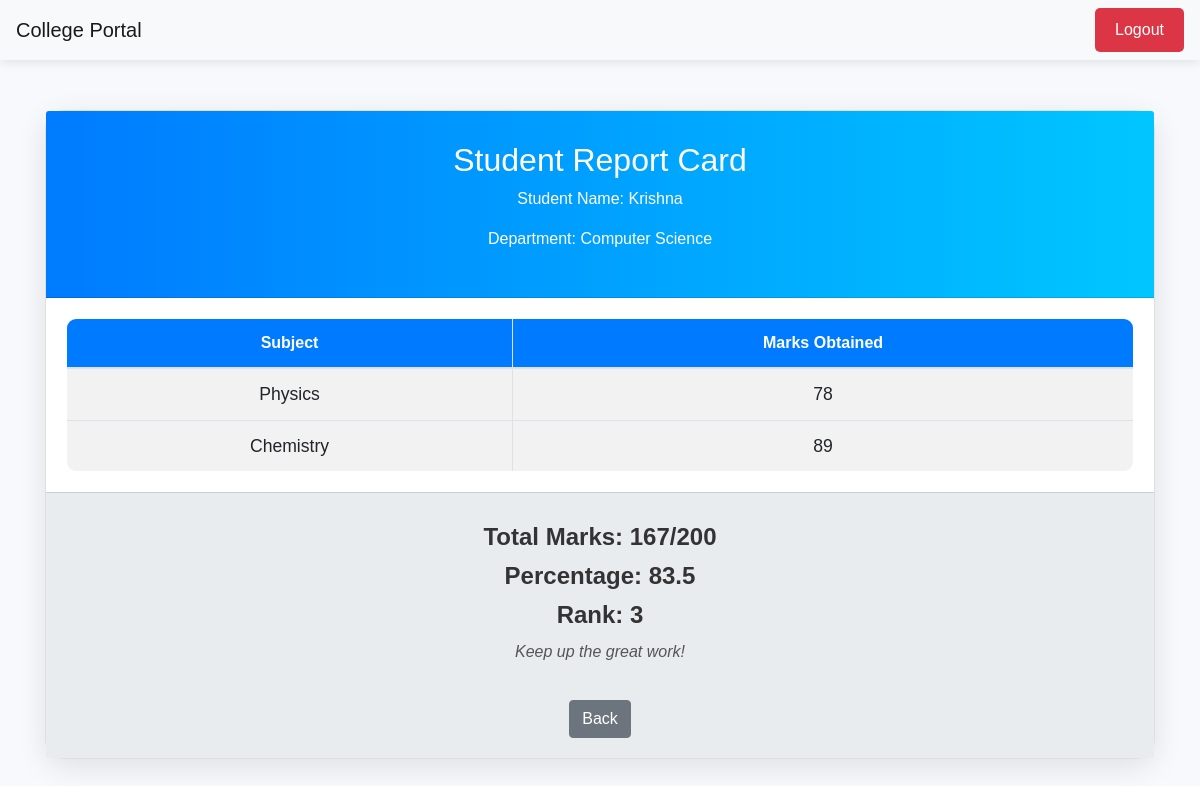
Screenshot of /report/2/ (signed in) with the database file from the repository.
### report/models.py (models this page shows, shortened)
class card(models.Model):
    user = models.ForeignKey(User,on_delete=models.SET_NULL,null=True,blank=True)
    Student_Name = models.CharField(max_length=20,null=True)
    Student_Father_Name = models.CharField(max_length=20,null=True)
    Student_Email = models.EmailField(null=True)
    Student_Department = models.ForeignKey(department,related_name='dep',null=True,on_delete=models.CASCADE)
    class Meta:
        ordering = ['Student_Name']

class department(models.Model):
    Department_Name = models.CharField(max_length=20)
    def __str__(self):
        return self.Department_Name
    class Meta:
        ordering = ['Department_Name']

class score(models.Model):
    Student = models.ForeignKey(card,on_delete=models.CASCADE,null=True)
    Subject = models.ForeignKey(subject,on_delete=models.CASCADE,null=True)
    Score = models.IntegerField(null=True)
    class Meta:
        unique_together = ['Student','Subject']

class subject(models.Model):
    Subject_Name = models.CharField(max_length=20)
    def __str__(self):
        return self.Subject_Name
    class Meta:
        ordering = ['Subject_Name']

### report/views.py (the view)
# urls.py: path('report/<id>/',report),
@login_required(login_url='/login/')
def report(request,id):
    data_1 = card.objects.filter(id = id)[0]
    data_2 = score.objects.filter(Student = data_1)
    if data_2.filter(Score__lt = 33).exists():
        x = True
        return render(request,'report.html',context={'data_1':data_1,'data_2':data_2,'x':x})
    x = data_2.aggregate(Sum('Score'),Count('id'),Avg('Score'))
    x['id__count'] *= 100
    ranks = score.objects.values('Student').annotate(Avg('Score')).order_by('-Score__avg')
    rank = 0
    for i in ranks:
        rank += 1
        if i['Student'] == int(id):
            print(i['Student'])
            break
    return render(request,'report.html',context={'data_1':data_1,'data_2':data_2,'x':x,'rank':rank})

### report/templates/report.html (shortened to what this page needs)
<!DOCTYPE html>
<html lang="en">
<head>
    <link rel="stylesheet" href="https://stackpath.bootstrapcdn.com/bootstrap/4.5.2/css/bootstrap.min.css">
</head>
<body>
    <nav class="navbar navbar-expand-lg navbar-light bg-light">
        <a class="navbar-brand" href="/">College Portal</a>
        <div class="ml-auto">
            <a class="btn btn-logout" href="/logout/">Logout</a>
        </div>
    </nav>
    <div class="container">
        <div class="card">
            <div class="card-header">
                <h2>Student Report Card</h2>
                <p>Student Name: {{data_1.Student_Name}}</p>
                <p>Department: {{data_1.Student_Department}}</p>
            </div>
            <div class="card-body">
                <table class="table table-bordered table-striped">
                    <thead>
                        <tr>
                            <th>Subject</th>
                            <th>Marks Obtained</th>
                        </tr>
                    </thead>
                    <tbody>
                        {% for data in data_2 %}
                        <tr>
                            <td>{{data.Subject}}</td>
                            <td>{{data.Score}}</td>
                        </tr>
                        {% endfor %}
                    </tbody>
                </table>
            </div>
            <div class="card-footer">
                {% if x is True %}
                <h4>Result: Fail</h4>
                {% else %}
                <h4>Total Marks: {{x.Score__sum}}/{{x.id__count}}</h4>
                <h4>Percentage: {{x.Score__avg}}</h4>
                <h4>Rank: {{rank}}</h4>
                <p class="footer-text">Keep up the great work!</p>
                {% endif %}
                <a href="/" class="btn btn-secondary back-button">Back</a>
            </div>
        </div>
    </div>
</body>
</html>

### report/templates/report.html (style rules this page uses)
body { background-color: #f7f9fc; font-family: 'Arial', sans-serif; color: #333; }
.navbar { box-shadow: 0 2px 10px rgba(0, 0, 0, 0.1); margin-bottom: 20px; }
.btn-logout { position: relative; padding: 10px 20px; border: none; background-color: #dc3545; color: white; border-radius: 5px; transition: background-color 0.3s ease, transform 0.2s ease; }
.card { border-radius: 20px; box-shadow: 0 8px 30px rgba(0, 0, 0, 0.1); margin-top: 50px; transition: transform 0.3s, box-shadow 0.3s; }
.card-header { background: linear-gradient(90deg, #007bff, #00c6ff); color: white; padding: 30px; text-align: center; border-top-left-radius: 20px; border-top-right-radius: 20px; }
.card-body { background-color: #ffffff; padding: 20px; }
.table { border-radius: 10px; overflow: hidden; margin-bottom: 0; }
.table th { background-color: #007bff; color: white; text-align: center; }
.table td { vertical-align: middle; text-align: center; font-size: 1.1rem; }
.table tr:nth-child(even) { background-color: #f2f2f2; }
.card-footer { background-color: #e9ecef; padding: 20px; text-align: center; border-bottom-left-radius: 20px; border-bottom-right-radius: 20px; }
h4 { margin: 10px 0; font-weight: bold; color: #333; }
.footer-text { color: #555; font-style: italic; }
.back-button { margin-top: 20px; }

### rows the page displays
card: Student_Name "Krishna", Student_Department "Computer Science"
score: Subject "Physics", Score "78"
score: Subject "Chemistry", Score "89"

### other values shown
{{ x.Score__sum }} "167"
{{ x.id__count }} "200"
{{ x.Score__avg }} "83.5"
{{ rank }} "3"
